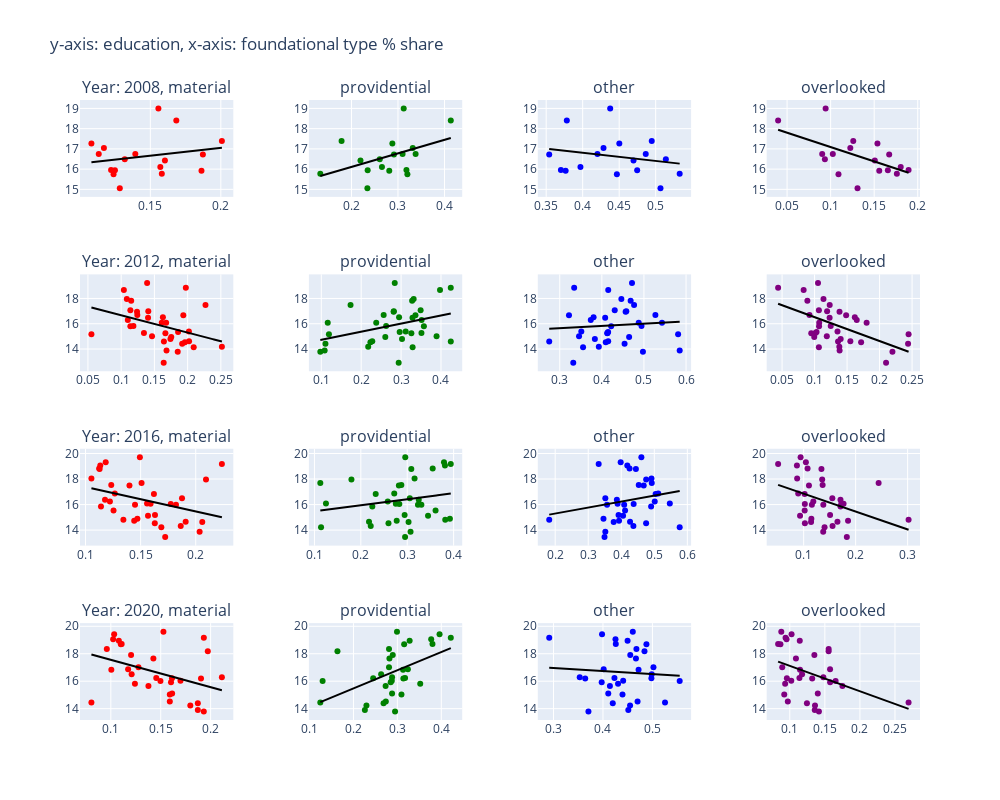

The notebook cell this image was saved under:
### Markdown cell above
First plot education vs foundational share

### Code cell
create_scatter_plots_twodim_with_fit(foundational_df_no_transformations, 'TIME_PERIOD', foundational_types, 'education')
